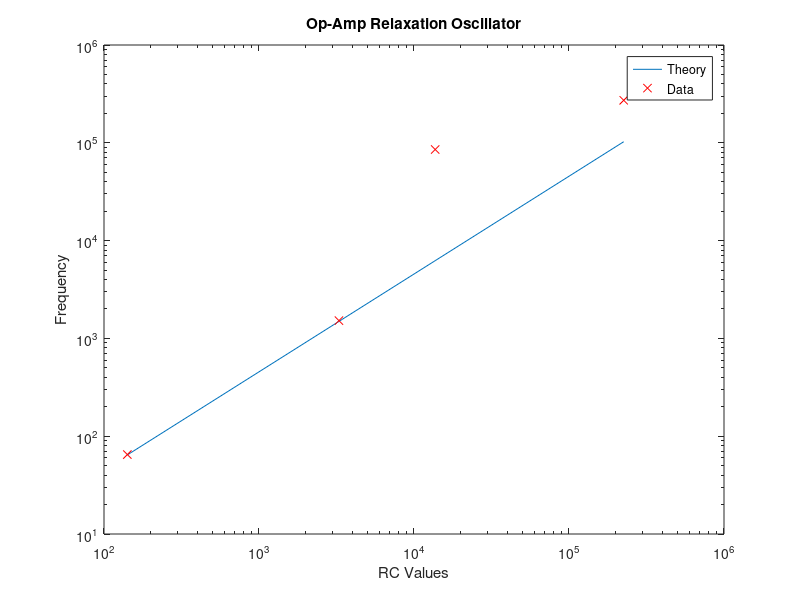
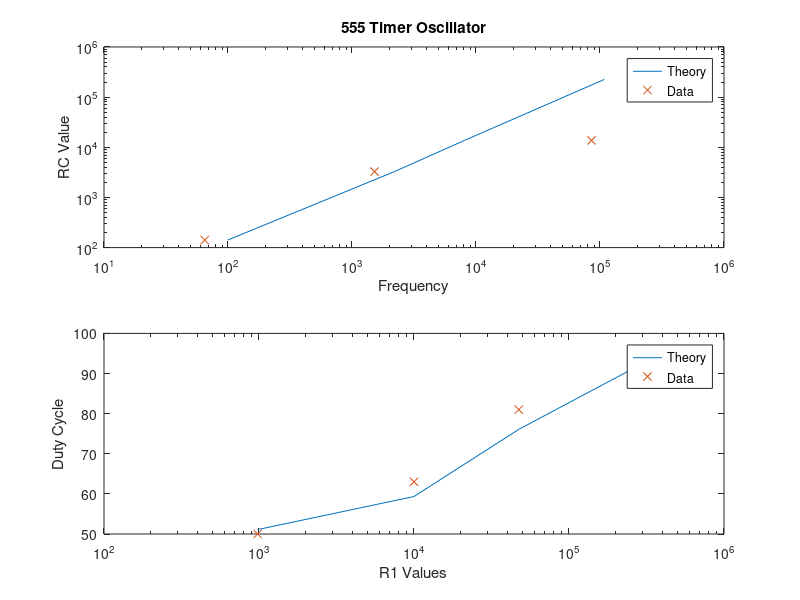
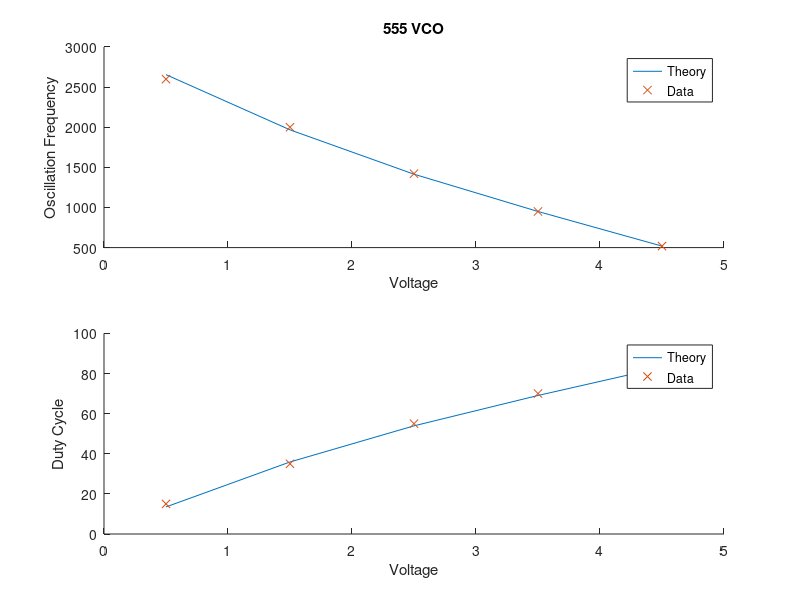

Source code (MATLAB) for these figures, in order:
%/////////////////////////////////////////////////////////
% By: Lee Allers                                         /
%For: Physics Junior Lab, 2016                           /
%     University of New Mexico                           /
%/////////////////////////////////////////////////////////

clear all; clc; close all;
%<<<<<<<<<< Functions Used >>>>>>>>>>>>
F.F1 =@(R,C) 1/(2.*log(3).*R.*C) ; %(R3,C) Oscilation frequency determined by components R3 and C in Relaxation Oscilaltor
F.F2 = @(R1,R2,C) 1.44/((R1 + 2*R2)*C); %Used for 55 Timer Chip Circuit Oscillation Frequency                           
F.DC = @(R1,R2)  (R1 + R2)/(R1 + 2*R2); %Duty Cycle for Timer Chip
F.y =@(R,C) 1/(R*C);
F.TP =@(R1,R2,C,Vc) (R1+R2)*C*log((5-.5*Vc)/(5-Vc));
F.T = @(Tp,R2,C) Tp + log(2)*R2*C;
F.DC2 =@(Tp,T) Tp/T;
F.f =@(T) 1/T;
%====================

%////////// Values/Data /////////////////////////////////////
%............Circuit 1 (Relaxation Oscillator)
%21 = rrr, 6.7 = b,s,r, 10 = r,lb,b

C1.R1 = [47.75] * 1000; %Ohms
C1.R2 = [47.47] * 1000; %Ohms
         %100,          1000,      10000,    100000
C1.R3 = 1000*[21.75, 6.778, 2.199, .986];
C1.C  = [325e-9, 45e-9, 33.19e-9, 4.5e-9]; % Farads;


C1.DataF = [64.9, 1520, 85400, 272000 ];%Hz,kHz %Frequency used for datapoints
C1.Slew = 1.92; %Volts/us INCLUDE IN WRTIE-UP

for i = 1:length(C1.R3)
C1.TheoryF(i) = F.F1(C1.R3(i),C1.C(i));
C1.TheoryD(i) = F.y(C1.R3(i),C1.C(i));
C1.DataD(i)   = F.y(C1.R3(i),C1.C(i));
end

%plots
figure

loglog(C1.TheoryD,C1.TheoryF); hold on
loglog(C1.DataD,C1.DataF,'xr'); 
legend('Theory','Data');xlabel('RC Values');ylabel('Frequency');
hold off
title('Op-Amp Relaxation Oscillator')  
%+++++++++++++++++++++++++++++++++++++++++++++++++

%............Circuit 2 (555 Timer Chip)
C2.R1 = [.98] * 1000; %Ohms
C2.R2 = 1000 * [21.75, 6.778, 2.199, .986];%Ohms
C2.C = [325e-9, 45e-9, 33.19e-9, 4.5e-9]; %Farads

C2.R1b = 1000 * [.98, 10, 47.41, 400];
C2.R2b = [21.75] * 1000;
C2.C1b = [325.6e-6];

C2.DataF = [64.9, 1520, 85400, 272000]; %Frequency used for datapoints
C2.DataDC = [50, 63, 81, 95]; %Frequency used for datapoints

for i = 1:length(C2.R2)
C2.TheoryF(i) = F.F2(C2.R1,C2.R2(i),C2.C(i));
C2.TheoryD(i) = F.y(C2.R2(i),C2.C(i));
C2.DataD(i)   = F.y(C2.R2(i),C2.C(i));
end

for i = 1:length(C2.R1b)
   C2.TheoryDC(i) = F.DC(C2.R1b(i),C2.R2b)*100;  
end

%Plot Freq/RC
figure
subplot(2,1,1)

loglog(C2.TheoryF,C2.TheoryD);hold on
title('555 Timer Oscillator')
loglog(C2.DataF,C2.DataD,'x');
xlabel('Frequency');ylabel('RC Value')
legend('Theory','Data')
hold off

subplot(2,1,2) 
semilogx(C2.R1b,C2.TheoryDC); hold on
semilogx(C2.R1b,C2.DataDC,'x');
xlabel('R1 Values');ylabel('Duty Cycle');
legend('Theory','Data')
hold off


%+++++++++++++++++++++++++++++++++++++++++++++++++

%............Circuit 3 (Voltage controlled oscillator)
C3.R1 = [47] * 1000;
C3.R2 = [47] * 1000;
C3.C =  10e-9 ; 
C3.VValues = [.5,1.5,2.5,3.5,4.5];

C3.DataF = [2599,2000,1421,950.048655494938,518.607001671227];
C3.DataDC = [15,35,55,70,88];

for i = 1:length(C3.VValues)
    TheoryTP = F.TP(C3.R1,C3.R2,C3.C,C3.VValues(i));
    TheoryTT = F.T(TheoryTP,C3.R2,C3.C);
    C3.TheoryDC(i) = TheoryTP/TheoryTT * 100; 
    C3.TheoryF(i) = F.f(TheoryTT);
end

figure
subplot(2,1,1)
title('555 VCO')
    hold on 
    plot(C3.VValues,C3.TheoryF)
   plot(C3.VValues,C3.DataF,'x');
   legend('Theory','Data')
   xlabel('Voltage');ylabel('Oscillation Frequency');
    hold off


subplot(2,1,2)

    hold on 
    plot(C3.VValues,C3.TheoryDC)
   plot(C3.VValues,C3.DataDC,'x')
   legend('Theory','Data')
   xlabel('Voltage');ylabel('Duty Cycle');
    hold off


    
%+++++++++++++++++++++++++++++++++++++++++++++++++

%========================== ========================